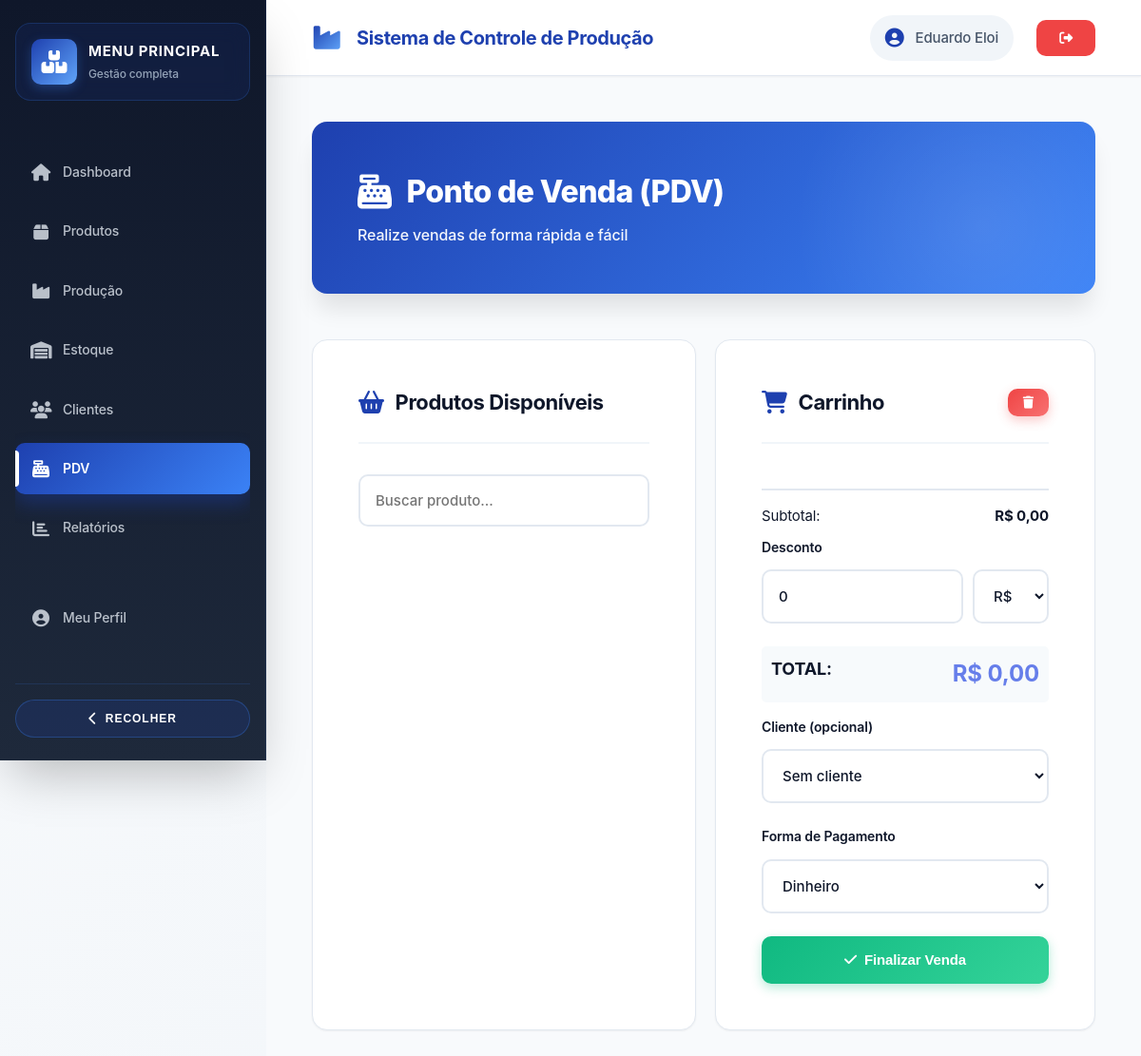
The page /views/pdv/index.php (signed in) on the database as committed earlier.
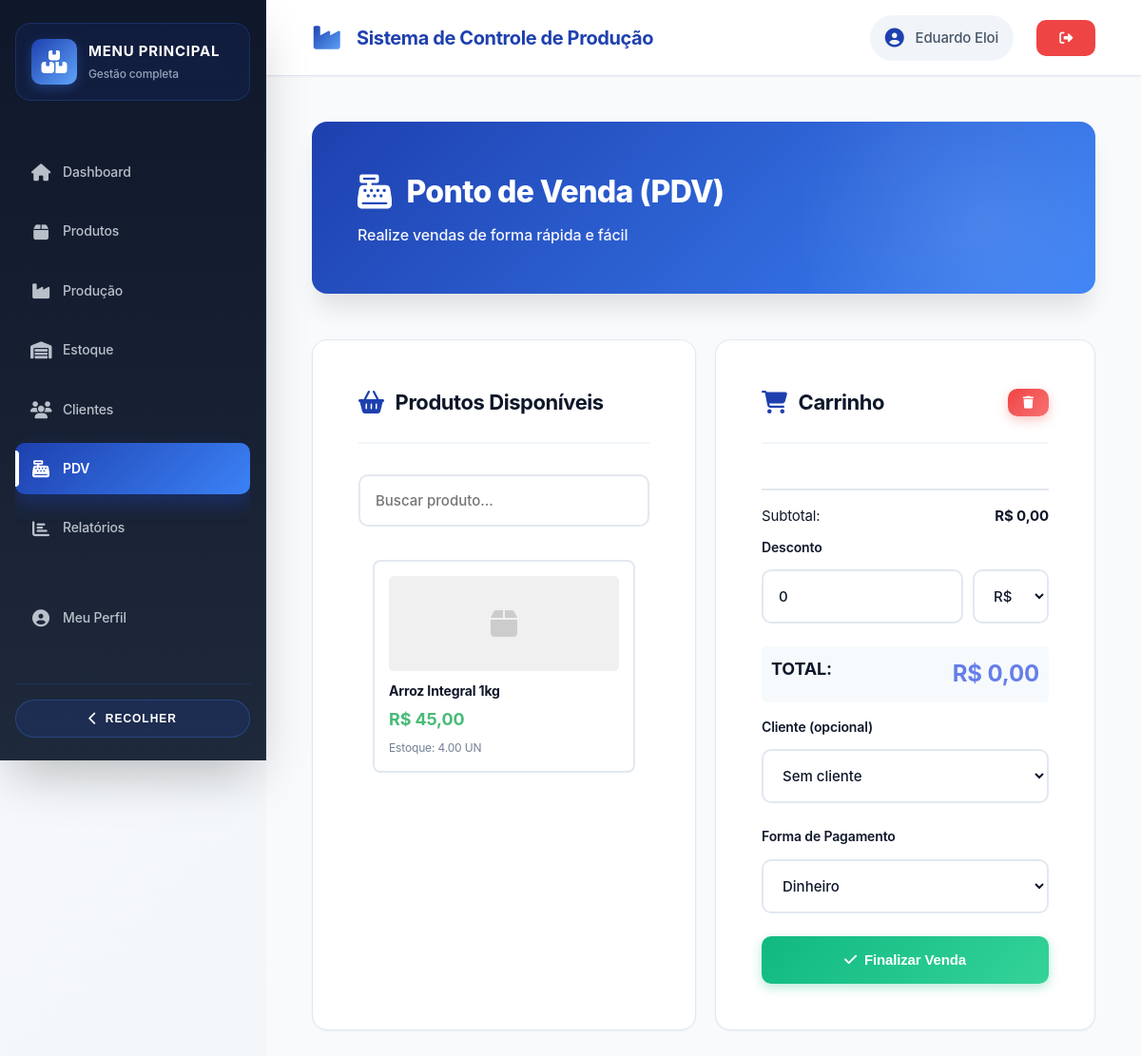
The same page on the database as committed later.
### tables this page shows
CREATE TABLE products (
            id INTEGER PRIMARY KEY AUTOINCREMENT,
            barcode TEXT UNIQUE NOT NULL,
            description TEXT NOT NULL,
            cost REAL NOT NULL,
            price REAL NOT NULL,
            stock REAL DEFAULT 0,
            min_stock REAL DEFAULT 0,
            unit TEXT NOT NULL,
            type TEXT NOT NULL,
            image TEXT,
            created_at DATETIME DEFAULT CURRENT_TIMESTAMP,
            updated_at DATETIME DEFAULT CURRENT_TIMESTAMP
        , category TEXT, brand TEXT, supplier TEXT, max_stock REAL, notes TEXT, status TEXT DEFAULT "active", user_id INTEGER NOT NULL DEFAULT 1);

### config/config.php (called while the page is built, shortened)
<?php
function formatMoney($value) {
    return 'R$ ' . number_format($value, 2, ',', '.');
}
?>

### views/pdv/index.php (the view, shortened to what the changed rows need)
<?php
require_once __DIR__ . '/../../config/config.php';
$db = Database::getInstance()->getConnection();
$products = $db->query("SELECT * FROM products WHERE stock > 0 ORDER BY description")->fetchAll(PDO::FETCH_ASSOC);
?>
<?php include __DIR__ . '/../../components/header.php'; ?>
<div class="main-layout">
    <div class="content-wrapper">
        <main class="main-content">
            <div class="page-header">
                <h1><i class="fas fa-cash-register"></i> Ponto de Venda (PDV)</h1>
            </div>
            <div style="display: grid; grid-template-columns: 1fr 400px; gap: 20px;">
                <div class="card">
                    <div id="productsGrid" style="display: grid; grid-template-columns: repeat(auto-fill, minmax(180px, 1fr)); gap: 15px; max-height: 500px; overflow-y: auto; padding: 15px;">
                        <?php foreach ($products as $product): ?>
                            <div class="product-card" onclick='adicionarAoCarrinho(<?php echo json_encode($product); ?>)'
                                 style="background: white; border: 2px solid #e2e8f0; border-radius: 8px; padding: 15px; cursor: pointer; transition: all 0.3s;"
                                 onmouseover="this.style.borderColor='#667eea'" onmouseout="this.style.borderColor='#e2e8f0'">
                                <?php if ($product['image']): ?>
                                    <img src="<?php echo BASE_URL . $product['image']; ?>"
                                         style="width: 100%; height: 100px; object-fit: cover; border-radius: 5px; margin-bottom: 10px;">
                                <?php else: ?>
                                    <div style="width: 100%; height: 100px; background: #f0f0f0; border-radius: 5px; display: flex; align-items: center; justify-content: center; margin-bottom: 10px;">
                                        <i class="fas fa-box" style="font-size: 32px; color: #ccc;"></i>
                                    </div>
                                <?php endif; ?>
                                <h4 style="font-size: 14px; margin-bottom: 5px;"><?php echo htmlspecialchars($product['description']); ?></h4>
                                <div style="font-size: 18px; font-weight: 700; color: #48bb78; margin-bottom: 5px;">
                                    <?php echo formatMoney($product['price']); ?>
                                </div>
                                <div style="font-size: 12px; color: #718096;">
                                    Estoque: <?php echo number_format($product['stock'], 2); ?> <?php echo strtoupper($product['unit']); ?>
                                </div>
                            </div>
                        <?php endforeach; ?>
                    </div>
                </div>
            </div>
        </main>
    </div>
</div>
<?php include __DIR__ . '/../../components/footer.php'; ?>

Rows that differ between the two databases and show on the page:
added products: description "Arroz Integral 1kg", price "R$ 45,00", stock "4.00", unit "UN"
